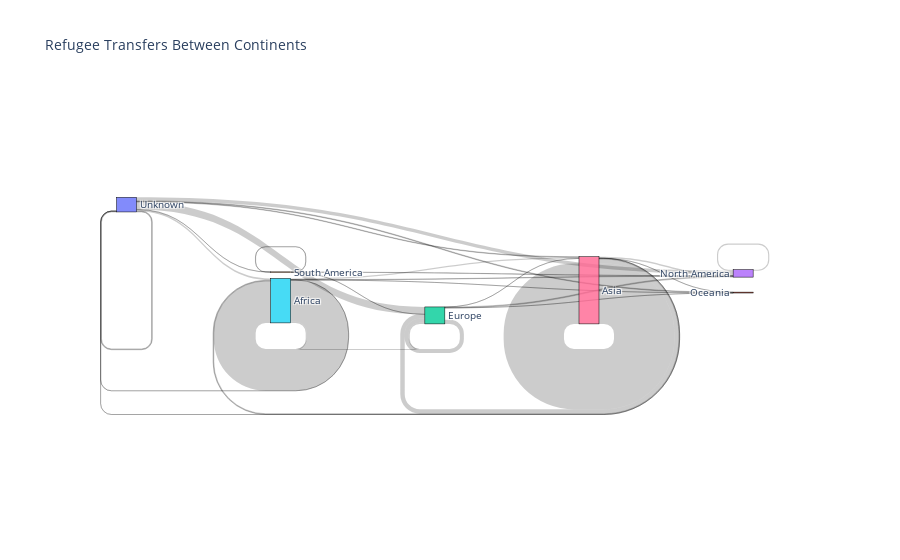

Notebook code cell kept with this figure:
### Code cell
import plotly.graph_objects as go
# Extract unique continents
continents = list(set(df['Source']).union(set(df['Target'])))

# Create a mapping from continent to index
continent_to_index = {continent: i for i, continent in enumerate(continents)}

# Create the source, target, and value lists for the Sankey diagram
source = [continent_to_index[continent] for continent in df['Source']]
target = [continent_to_index[continent] for continent in df['Target']]
value = df['Refugees'].tolist()

# Create the Sankey plot
fig = go.Figure(data=[go.Sankey(
    node=dict(
        pad=15,
        thickness=20,
        line=dict(color="black", width=0.5),
        label=continents
    ),
    link=dict(
        source=source,
        target=target,
        value=value
    )
)])

fig.update_layout(title_text="Refugee Transfers Between Continents", font_size=10)
fig.show()

### Figure 1 — Plotly figure (JSON) as saved in the notebook; plotly's stock layout.template omitted (floating-point values rounded to 4 significant figures)
{"data": [{"link": {"source": [5, 5, 5, 5, 5, 5, 5, 6, 6, 6, 6, 6, 6, 6, 2, 2, 2, 2, 2, 2, 2, 3, 3, 3, 3, 3, 3, 3, 1, 1, 1, 1, 1, 1, 1, 4, 4, 4, 4, 4, 4, 4, 0, 0, 0, 0, 0, 0, 0], "target": [5, 6, 2, 3, 1, 4, 0, 5, 6, 2, 3, 1, 4, 0, 5, 6, 2, 3, 1, 4, 0, 5, 6, 2, 3, 1, 4, 0, 5, 6, 2, 3, 1, 4, 0, 5, 6, 2, 3, 1, 4, 0, 5, 6, 2, 3, 1, 4, 0], "value": [172022813, 4704354, 4291833, 1388144, 66470, 0, 295075, 3185012, 248090770, 18362024, 5797630, 560781, 0, 9200, 0, 148382, 16615383, 3650146, 129458, 0, 0, 0, 0, 0, 4761450, 0, 0, 0, 0, 0, 0, 0, 0, 0, 0, 0, 0, 286658, 730891, 0, 950296, 0, 6505508, 2258633, 30115821, 14310077, 2876116, 688899, 3378038]}, "node": {"label": ["Unknown", "Oceania", "Europe", "North America", "South America", "Africa", "Asia"], "line": {"color": "black", "width": 0.5}, "pad": 15, "thickness": 20}, "type": "sankey"}], "layout": {"font": {"size": 10}, "title": {"text": "Refugee Transfers Between Continents"}}}
